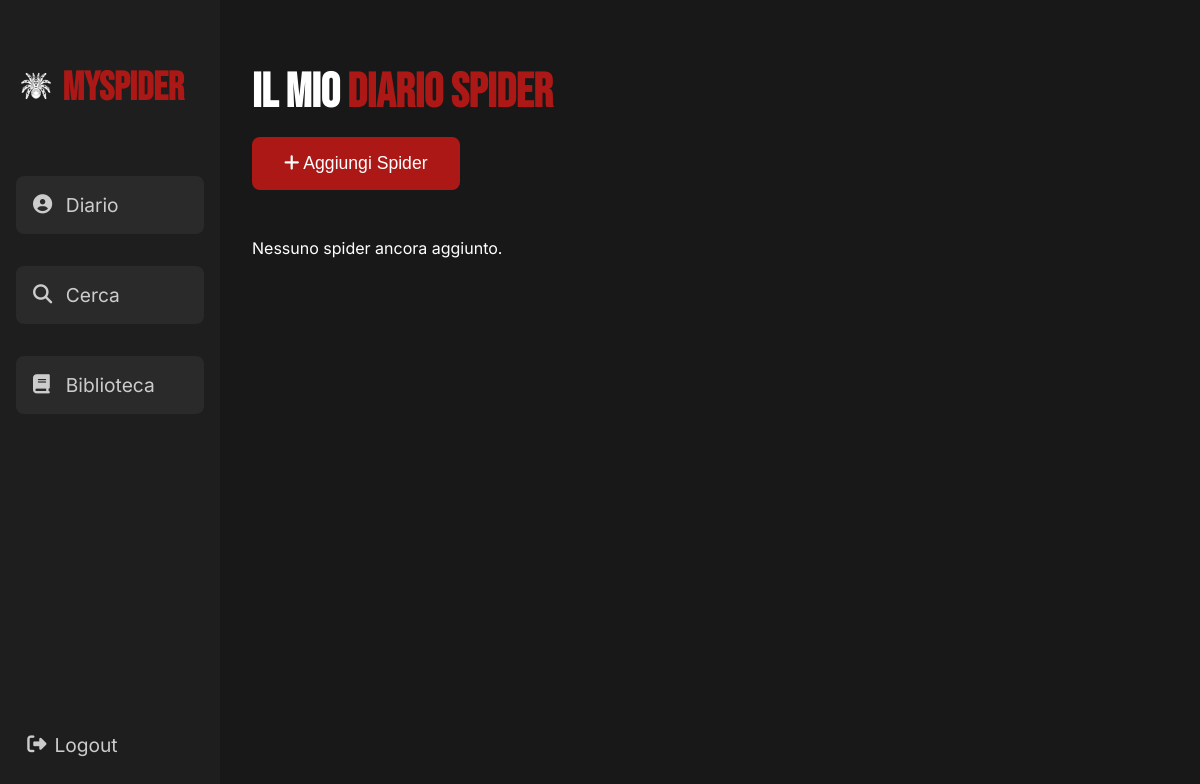
Before: /diario/ (signed in) with the older database file.
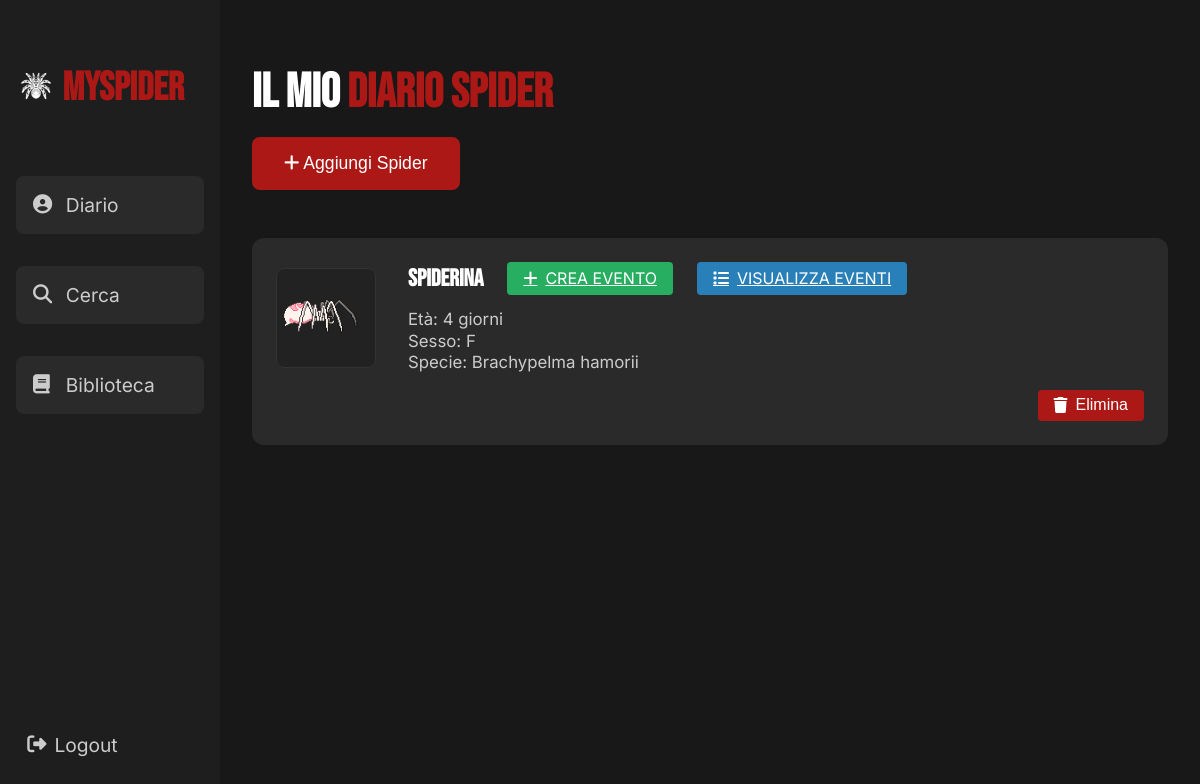
After: the same page with the newer database file.
### My_Spider/models.py (models this page shows)
class spider(models.Model):
    id = models.AutoField(primary_key=True)
    nome = models.CharField(max_length=100)
    eta = models.IntegerField()
    sesso = models.CharField(max_length=10)
    specie = models.CharField(max_length=50)
    utente = models.ForeignKey(utenti, on_delete=models.CASCADE)
    icona = models.CharField(max_length=100)
    unita_eta = models.CharField(max_length=10, default='anni')

### My_Spider/views.py (the view)
# urls.py: path('diario/', diario_view, name='diario'),
def diario_view(request):
    if request.session.get('logged_in'):
        user = utenti.objects.get(username=request.session['username'])
        spiders = spider.objects.filter(utente=user).order_by('-id')
        context = {
            'username': request.session.get('username', 'Utente'),
            'spiders': spiders
        }
        return render(request, 'diario.html', context)
    return redirect('login')

### templates/diario.html (shortened to what this page needs)
<!DOCTYPE html>
                     {% load static %}
                     <html lang="it">
                     <head>
                         <link rel="stylesheet" href="https://cdnjs.cloudflare.com/ajax/libs/font-awesome/6.5.1/css/all.min.css">
                     </head>
                     <body>
                         <aside>
                             <h1>
                                 <img src="{% static 'logo2.png' %}" alt="Logo" style="width: 40px; height: 40px; vertical-align: middle; margin-right: 0px;">
                                 MySpider
                             </h1>
                             <ul>
                                 <li onclick="window.location.href='{% url 'diario' %}'"><i class="fas fa-user-circle"></i> Diario</li>
                                 <li onclick="window.location.href='{% url 'cerca' %}'"><i class="fas fa-magnifying-glass"></i> Cerca</li>
                                 <li onclick="window.location.href='{% url 'biblioteca' %}'"><i class="fas fa-book"></i> Biblioteca</li>
                             </ul>
                             <a href="{% url 'logout' %}" class="logout-btn">
                                 <i class="fas fa-sign-out-alt" style="margin-right: 0.5rem;"></i>
                                 Logout
                             </a>
                         </aside>
                         <main>
                             <h2>Il Mio <span class="highlight">Diario Spider</span></h2>
                             <button class="add-btn" onclick="showModal()">
                                 <i class="fas fa-plus"></i> Aggiungi Spider
                             </button>
                             <div class="spider-cards" id="spiderCards">
                                 {% for s in spiders %}
                                 <div class="spider-card">
                                     <div class="spider-card-top">
                                         <img src="{% static '' %}{{ s.icona }}" alt="icona" class="spider-img">
                                         <div class="spider-info">
                                             <div class="spider-header">
                                                 <h3>{{ s.nome }}</h3>
                                                 <a href="{% url 'crea_evento' s.id %}" class="eventi-btn">
                                                     <i class="fas fa-plus"></i> CREA EVENTO
                                                 </a>
                                                <a href="{% url 'lista_eventi' s.id %}" class="eventi-btn" style="background:#2980b9; margin-left:0.5rem;">
                                                    <i class="fas fa-list"></i> VISUALIZZA EVENTI
                                                </a>
                                             </div>
                                             <div class="spider-details">
                                                 <p>Età: {{ s.eta }} {{ s.unita_eta }}</p>
                                                 <p>Sesso: {{ s.sesso }}</p>
                                                 <p>Specie: {{ s.specie }}</p>
                                             </div>
                                         </div>
                                     </div>
                                     <div class="spider-card-bottom">
                                         <form method="POST" action="{% url 'delete_spider' s.id %}">
                                             <button type="submit" class="elimina-btn">
                                                 <i class="fas fa-trash"></i> Elimina
                                             </button>
                                         </form>
                                     </div>
                                 </div>
                                 {% empty %}
                                 <p>Nessuno spider ancora aggiunto.</p>
                                 {% endfor %}
                             </div>
                         </main>
                     </body>
                     </html>

Changed rows visible on the page:
added spider: icona (picture), nome "spiderina", eta "4", unita_eta "giorni", sesso "F", specie "Brachypelma hamorii"
Other visible differences:
text no longer shown: "Nessuno spider ancora aggiunto."
